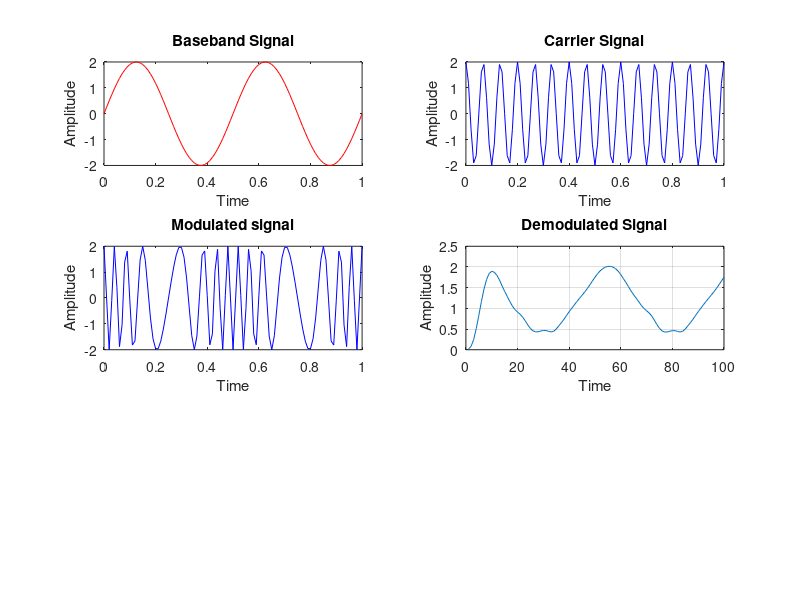

This figure's MATLAB source:
clc;
Am=2; %Baseband Signal amplitude
Ac=2; %amplitude of carrier
fm=2; %Baseband signal frequency
fc=15; %Carrier Frequency
t=0:0.01:1; %Time axis
m= Am*sin(2*pi*fm*t); %Baseband Signal
subplot(321); %first diagram out of 3 rows 2 coloumn
plot(t,m,'r');
title('Baseband Signal');
xlabel('Time');
ylabel('Amplitude');
c=Ac*sin(2*pi*fc*t);
subplot(322); %second diagram out of 3 rows 2 coloumn
plot(t,c,'b');
title('Carrier Signal');
xlabel('Time');
ylabel('Amplitude');
kf=5; %frequency sensitivity
beta= (kf*Am)/fm; %Set the frequency modulation index value
s= Ac*cos(2*pi*fc*t - beta*cos(2*pi*fm*t));
%s= Ac*sin(2*pi*fc*t + kf*Am*sin(2*pi*fm*t));
subplot(323); %Second diagram out of 3 rows 2 coloumn
plot(t,s,'b');
title('Modulated Signal');
xlabel('Time');
ylabel('Amplitude');
%Frequency Demodulation
k=diff(s);
d1=abs(k);
[b,a]= butter(3,0.136);
d=filter(b,a,d1);
c= Ac*cos(2*pi*fc*t);
subplot(322); %Second diagram out of 3 rows 2 coloumn
plot(t,c,'b');
title('Carrier Signal');
xlabel('Time');
ylabel('Amplitude');
kf= 5; %frequency sensitivity
beta = (kf*Am)/fm; %set the frequency modulation index value
s= Ac*cos(2*pi*fc*t + beta*sin(2*pi*fm*t));
%s= Ac*sin(2*pi*fc*t + kf*Am*sin(2*pi*fm*t));
subplot(323); %second diagram out of 3 rows and 2 coloumn
plot(t,s,'b');
title('Modulated signal');
xlabel('Time');
ylabel('Amplitude');
%frequency Demodulation
k= diff(s);
d1= abs(k);
[b,a]= butter(3,0.136);
d= filter(b,a,d1);
subplot(324); %second diagram out of 3 rows 2 coloumns
plot(d); 
title('Demodulated Signal');
xlabel('Time');
ylabel('Amplitude');
grid on;